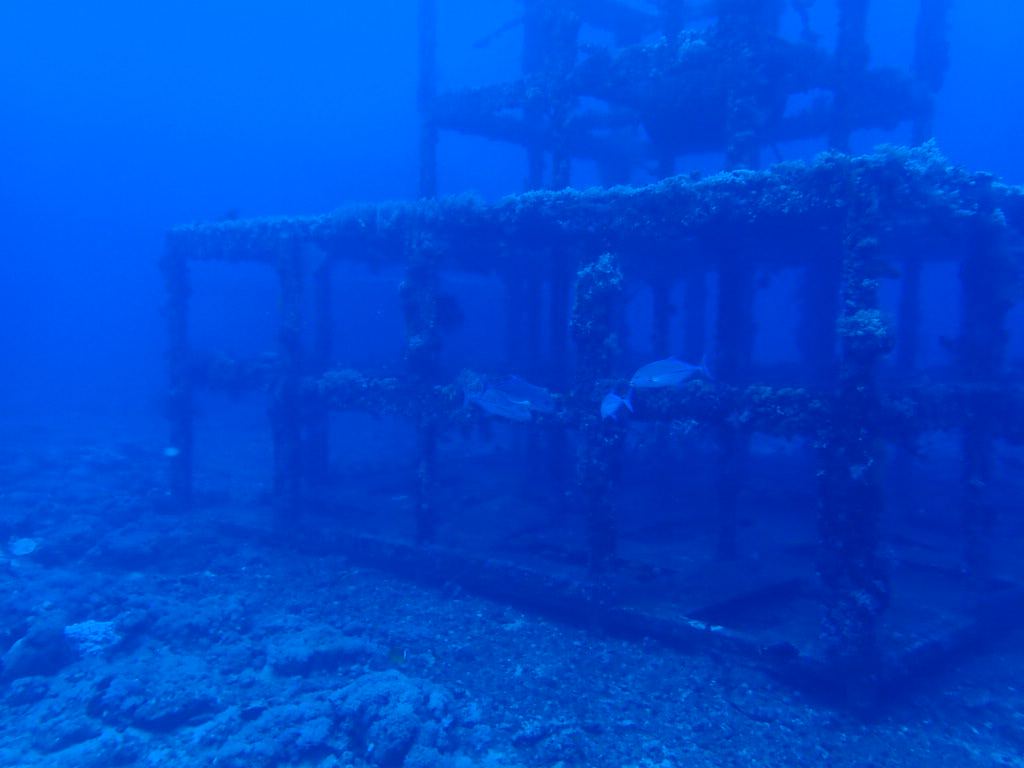
#> input picture images/IMG_3560.JPG, 1024 x 768 px
$ python image_util.py images/IMG_3560.JPG
#> lines starting #> are read from the running program, lines starting #| are printed output that depends on the picture
#!/usr/bin/python3

from skimage import util
from skimage import io
from skimage import exposure
from matplotlib import pyplot as plt
from matplotlib.gridspec import GridSpec
import sys
import numpy as np

if len(sys.argv) == 2:
    filename = sys.argv[1]
else:
    print("need a image file path as input")
    sys.exit(1)

img = io.imread(filename)
#> img is the input picture: shape (768, 1024, 3); mean R, G, B 0, 72.8, 208.2
img0 = img[:, :, 0]
#> img0: shape (768, 1024); every value is 0
img_shape = img0.shape
#> img_shape = (768, 1024)
#invert_img = util.invert(img)
#
##io.imshow(invert_img)
#
#print("hist ", exposure.histogram(img0))
#
##img_gamma = exposure.adjust_gamma(img)
img_zero = np.empty(shape=(img_shape[0], img_shape[1]))
img_zero.fill(0)
#> img_zero: shape (768, 1024) float64; every value is 0

img_contrast = np.empty(shape=img.shape).astype(int)
img_contrast[:, :, 0] = img[:, :, 0]
#> img_contrast: shape (768, 1024, 3) int64; every value is 0
img_contrast[:, :, 1] = img[:, :, 1]
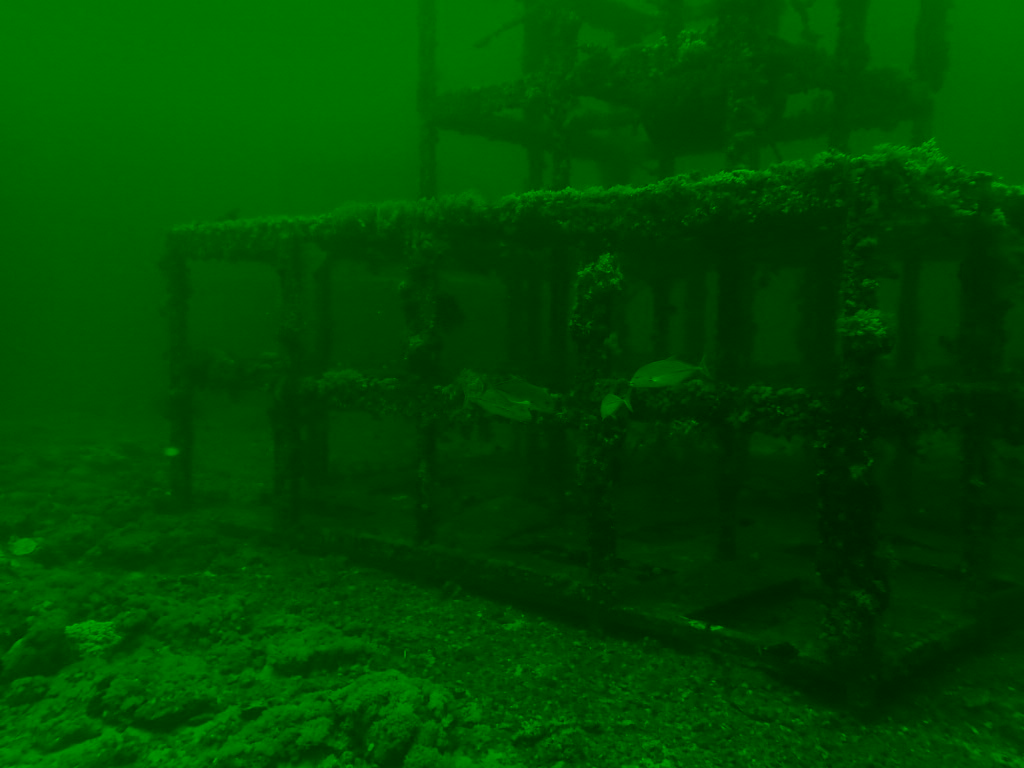
#> img_contrast: shape (768, 1024, 3) int64; mean R, G, B 0, 72.8, 0
img_contrast[:, :, 2] = img_zero

print ("max ", img_contrast[:, :, 0].max(), img_contrast[:, :, 1].max(), img_contrast[:, :, 2].max())
#| max  0 164 0
print ("min ", img_contrast[:, :, 0].min(), img_contrast[:, :, 2].min(), img_contrast[:, :, 2].min())
#| min  0 0 0

fig = plt.figure(figsize = (100, 100))
gs = GridSpec(1, 2)
ax0 = fig.add_subplot(gs[0, 0])
ax1 = fig.add_subplot(gs[0, 1])

ax0.imshow(img)
ax0.set_title('original')
ax1.imshow(img_contrast)
ax1.set_title('gamma')

plt.plot()
plt.show()
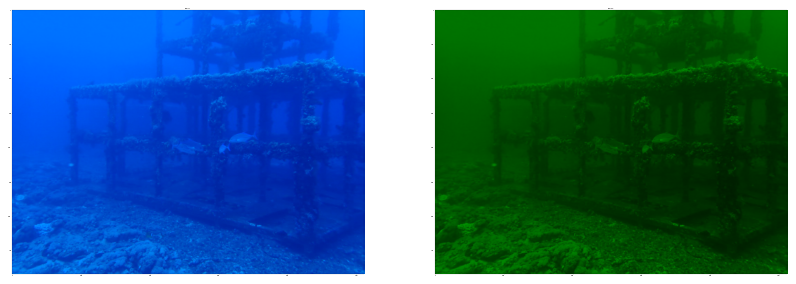
#> figure drawn by matplotlib, 2 panels

$ run again, on images/IMG_3562.JPG
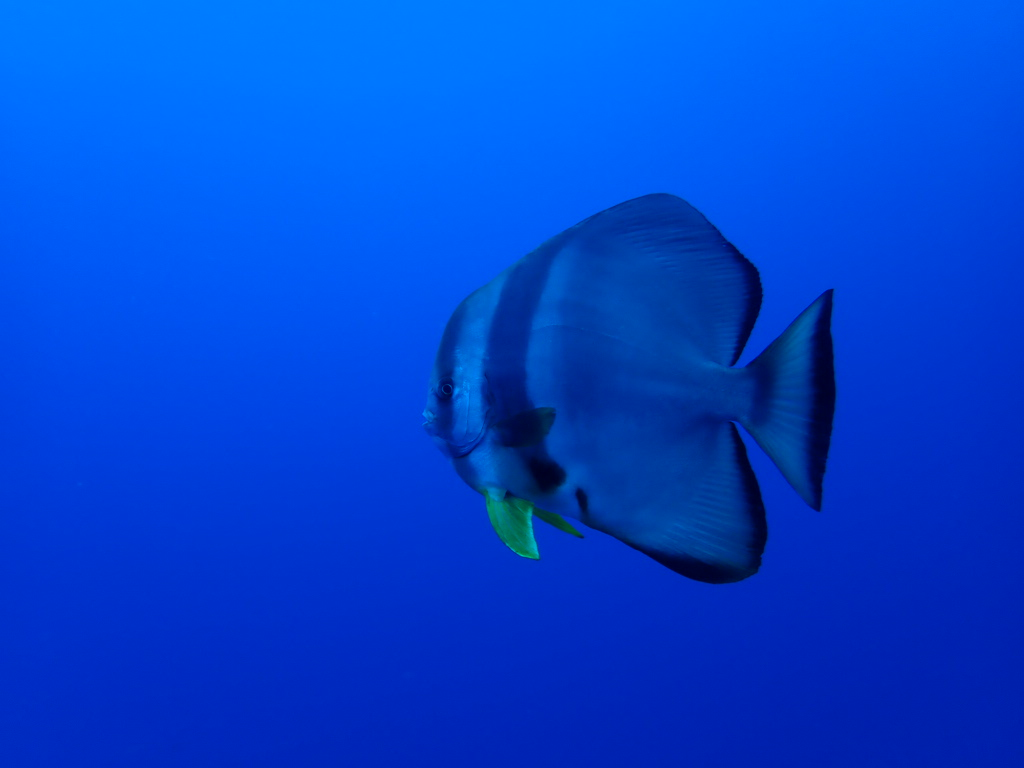
#> input picture images/IMG_3562.JPG, 1024 x 768 px
#> img is the input picture: shape (768, 1024, 3); mean R, G, B 0, 68, 209.2
#> img_zero: shape (768, 1024) float64; every value is 0
#> `img_contrast[:, :, 1] = img[:, :, 1]`:
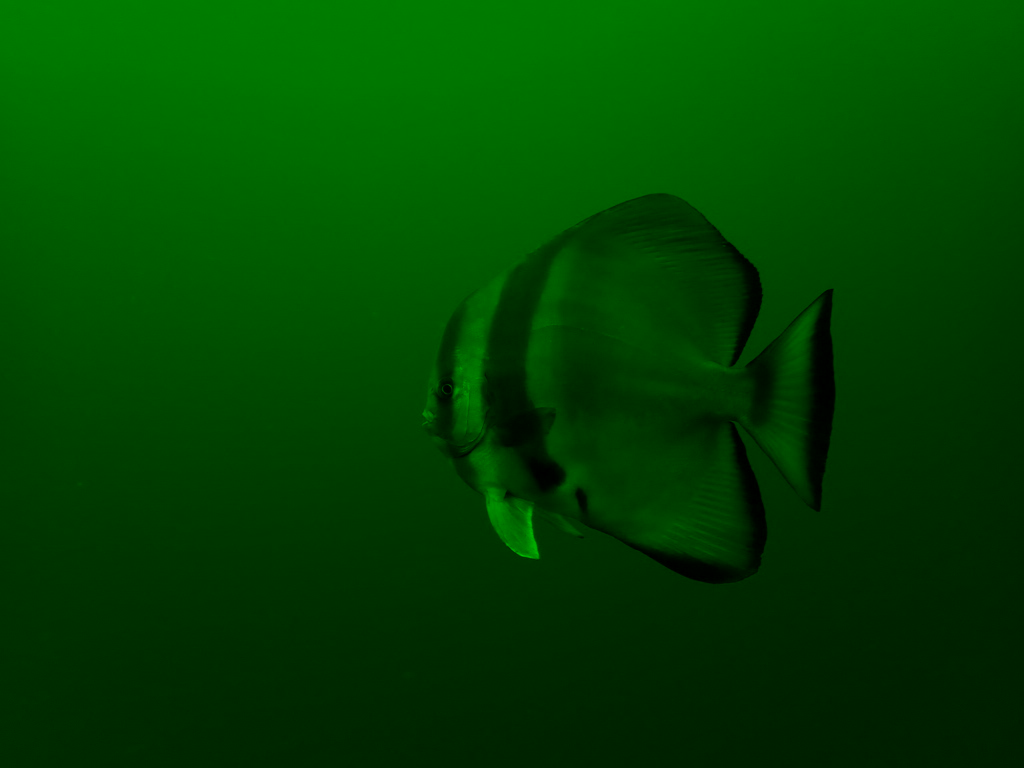
#> img_contrast: shape (768, 1024, 3) int64; mean R, G, B 0, 68, 0
#| max  10 191 0
#| min  0 0 0
#> `plt.show()`:
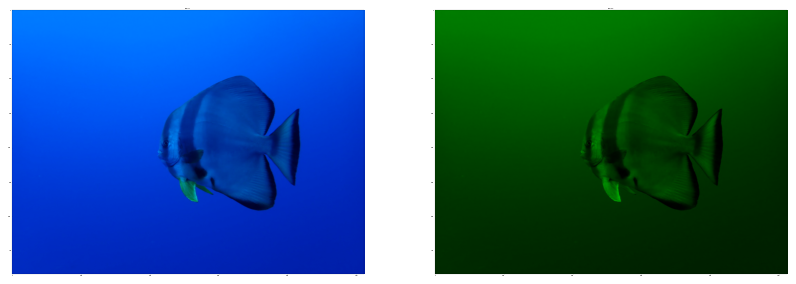
#> figure drawn by matplotlib, 2 panels

$ run again, on images/IMG_3574.JPG
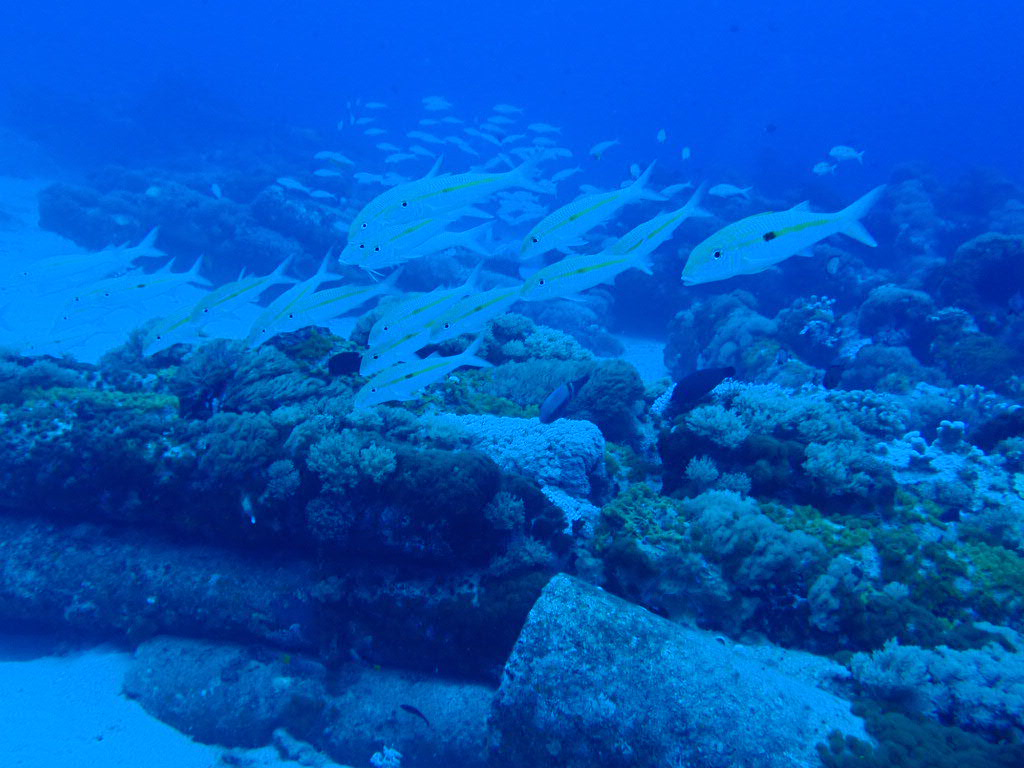
#> input picture images/IMG_3574.JPG, 1024 x 768 px
#> img is the input picture: shape (768, 1024, 3); mean R, G, B 2.1, 88.4, 191.9
#> img_zero: shape (768, 1024) float64; every value is 0
#> `img_contrast[:, :, 1] = img[:, :, 1]`:
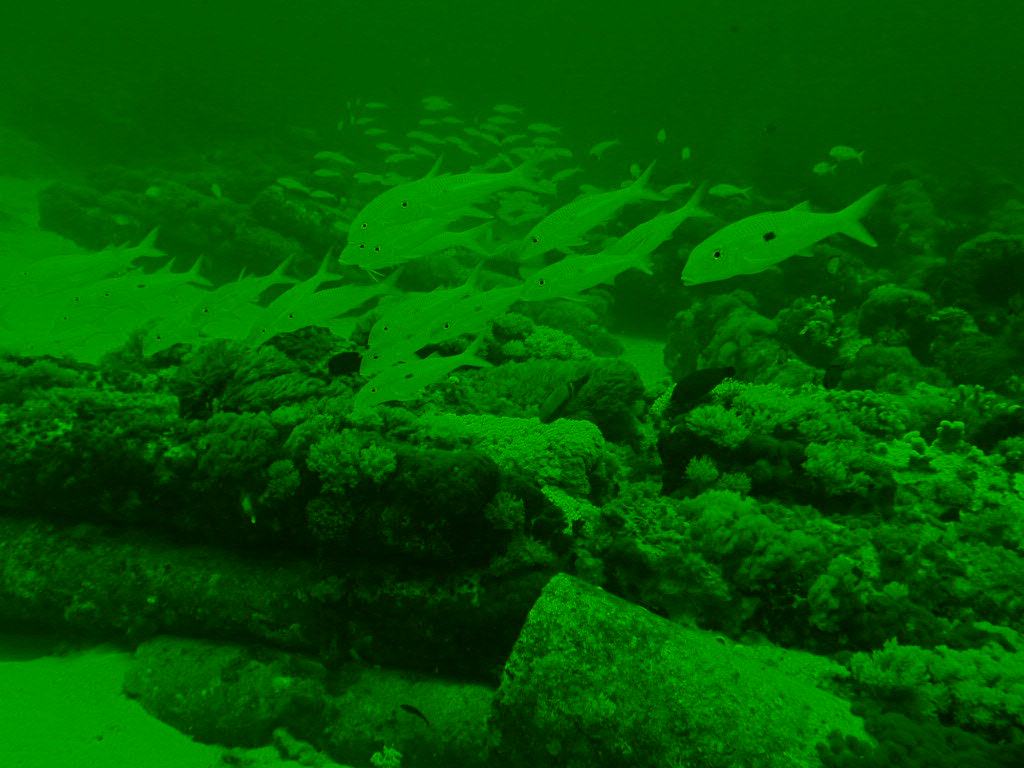
#> img_contrast: shape (768, 1024, 3) int64; mean R, G, B 2.1, 88.4, 0
#| max  85 224 0
#| min  0 0 0
#> `plt.show()`:
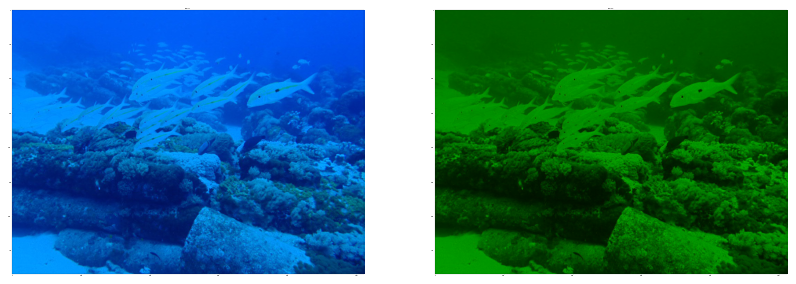
#> figure drawn by matplotlib, 2 panels

$ run again, on images/IMG_3792.jpeg
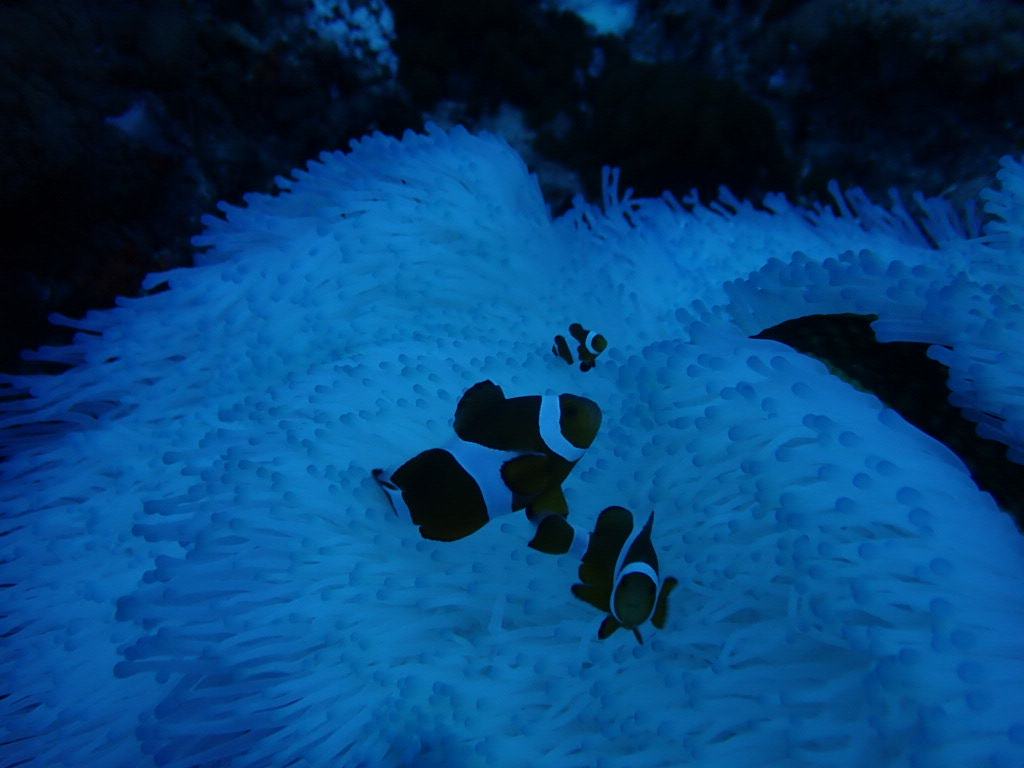
#> input picture images/IMG_3792.jpeg, 1024 x 768 px
#> img is the input picture: shape (768, 1024, 3); mean R, G, B 5.5, 64.9, 116.9
#> img_zero: shape (768, 1024) float64; every value is 0
#> `img_contrast[:, :, 1] = img[:, :, 1]`:
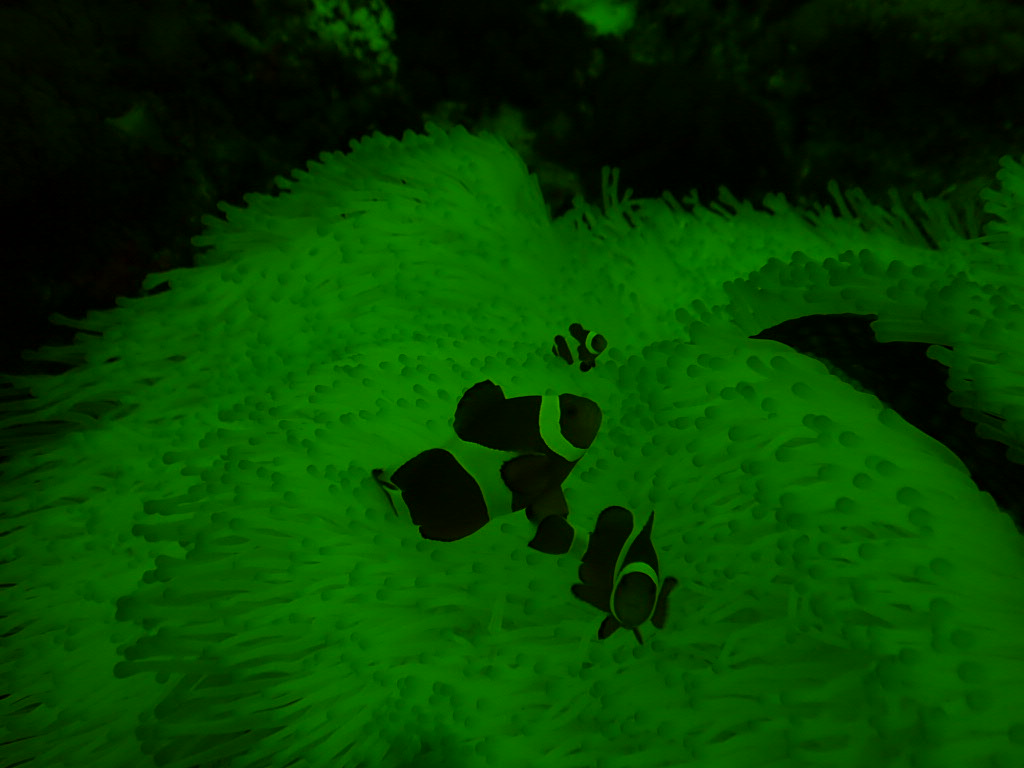
#> img_contrast: shape (768, 1024, 3) int64; mean R, G, B 5.5, 64.9, 0
#| max  67 151 0
#| min  0 0 0
#> `plt.show()`:
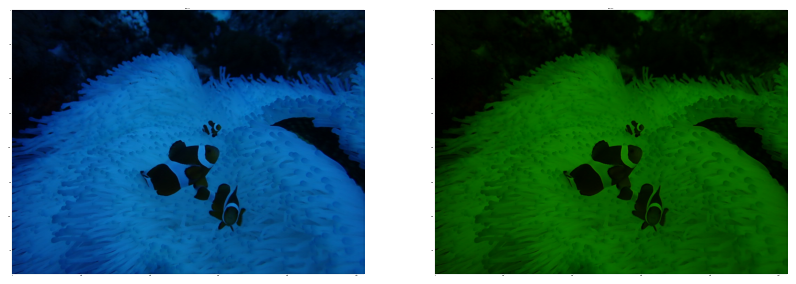
#> figure drawn by matplotlib, 2 panels
